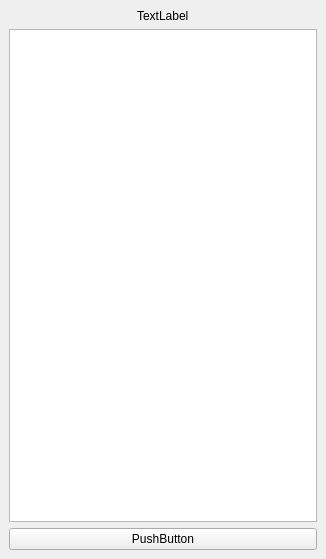
<?xml version="1.0" encoding="UTF-8"?>
<ui version="4.0">
 <class>VueListeGroupe</class>
 <widget class="QDockWidget" name="VueListeGroupe">
  <property name="geometry">
   <rect>
    <x>0</x>
    <y>0</y>
    <width>326</width>
    <height>559</height>
   </rect>
  </property>
  <property name="features">
   <set>QDockWidget::NoDockWidgetFeatures</set>
  </property>
  <property name="windowTitle">
   <string/>
  </property>
  <widget class="QWidget" name="dockWidgetContent">
   <layout class="QVBoxLayout" name="verticalLayout_2">
    <item alignment="Qt::AlignHCenter">
     <widget class="QLabel" name="label">
      <property name="text">
       <string>TextLabel</string>
      </property>
     </widget>
    </item>
    <item>
     <widget class="QTreeView" name="treeView"/>
    </item>
    <item>
     <widget class="QPushButton" name="pushButton">
      <property name="text">
       <string>PushButton</string>
      </property>
     </widget>
    </item>
   </layout>
  </widget>
 </widget>
 <resources/>
 <connections/>
</ui>
